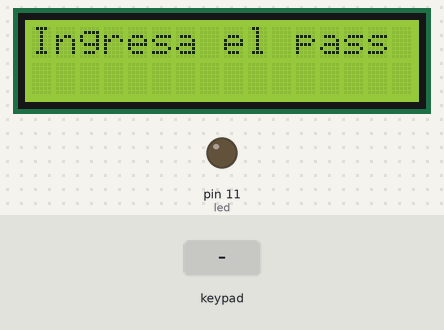
A sketch run on a simulated Arduino Uno, built with avr-gcc and run on an emulated ATmega328P. Shown: 16×2 character LCD, output pins drawn as LEDs (lit = HIGH). The test bench sets the inputs (shaded band).

Above: at 1.2 s.
1.3 s: keypad keys 0 1 9 1 0 pressed 0.4 s apart
At 1.5 s:
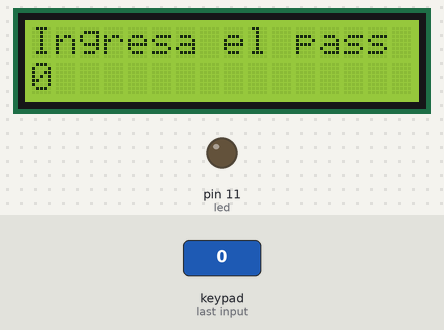
At 3.5 s:
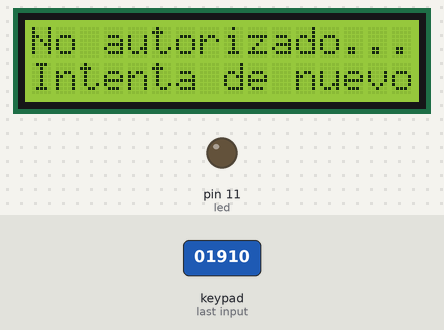
Timing chart, 0 to 5.0 s (numbered marks = the images above; inputs shaded):
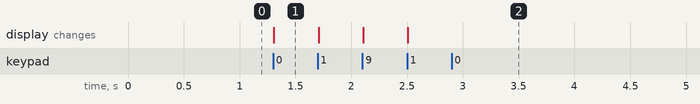

The sketch:

accesoteclado.ino
```cpp
#include <Keypad.h>
// include the library code:
#include <LiquidCrystal.h>
#include <Servo.h>

// initialize the library with the numbers of the interface pins
LiquidCrystal lcd(12, 13, 5, 4, 3, 2);

const byte ROWS = 4; // four rows
const byte COLS = 3; // three columns

char keys[ROWS][COLS] = {
{'1','2','3'},
{'4','5','6'},
{'7','8','9'},
{'*','0','#'}
};

byte rowPins[ROWS] = {0, 1 ,9, 10}; // connect to the row pinouts of the keypad
byte colPins[COLS] = {8, 7, 6}; // connect to the column pinouts of the keypad

Keypad keypad = Keypad( makeKeymap(keys), rowPins, colPins, ROWS, COLS );

int posicion=0;
const char clave='1990';
char passinp;
int led = 11;
Servo myservo;  // create servo object to control a servo
                // a maximum of eight servo objects can be created
int pos = 0;    // variable to store the servo position

void setup() {
  //   myservo.attach(11);  // attaches the servo on pin 9 to the servo object
  lcd.begin(16, 2);
   pinMode(led, OUTPUT);
//Serial.begin(9600);
// Print a message to the LCD.
  lcd.print("Ingresa el pass");
}
void loop() {

char key = keypad.getKey();
if (key){
switch(posicion){
case 0:
 lcd.setCursor(posicion, 1);
  // print the number of seconds since reset:
  lcd.print(key);
  posicion++;
  passinp=key;
  break;
case 1:
lcd.setCursor(posicion, 1);
  // print the number of seconds since reset:
  lcd.print(key);
  posicion++;
  passinp=key;
  break;
case 2:
lcd.setCursor(posicion, 1);
  // print the number of seconds since reset:
  lcd.print(key);
  posicion++;
  passinp=key;
  break;

case 3:
lcd.setCursor(posicion, 1);
  // print the number of seconds since reset:
  lcd.print(key);
  posicion++;
  passinp=key;
case 4:
//lcd.setCursor(0, 0);
  // print the number of seconds since reset:
  //lcd.print("Confirme con #");
  if(passinp==clave){
  lcd.setCursor(0, 0);
  lcd.print("Autorizado.......");
  delay(1000);
  digitalWrite(led, HIGH);

    for (int positionCounter = 0; positionCounter < 13; positionCounter++) {
lcd.setCursor(0,1 );
  lcd.print("Hackaton por la paz y la cultura libre");
  lcd.scrollDisplayLeft();
  delay(500);
    }
      for (int positionCounter = 0; positionCounter < 29; positionCounter++) {
        lcd.setCursor(0,1 );
  lcd.scrollDisplayLeft();
 delay(500);
  }
//   for(pos = 0; pos < 180; pos += 1)  // goes from 0 degrees to 180 degrees
//  {                                  // in steps of 1 degree
//    myservo.write(pos);              // tell servo to go to position in variable 'pos'
//    delay(150);                       // waits 15ms for the servo to reach the position
//  }
//  for(pos = 180; pos>=1; pos-=1)     // goes from 180 degrees to 0 degrees
//  {
//    myservo.write(pos);              // tell servo to go to position in variable 'pos'
//    delay(150);                       // waits 15ms for the servo to reach the position
//  }

  }
  else{
  lcd.setCursor(0, 0);
  lcd.print("No autorizado.........");
  lcd.setCursor(0,1 );
  lcd.print("Intenta de nuevo");
  break;
  }
  break;

}
//Serial.println(key);
// break;
}
}
```

Measured:
- after the input at 1.3 s, the display: changes at once (image 1)
